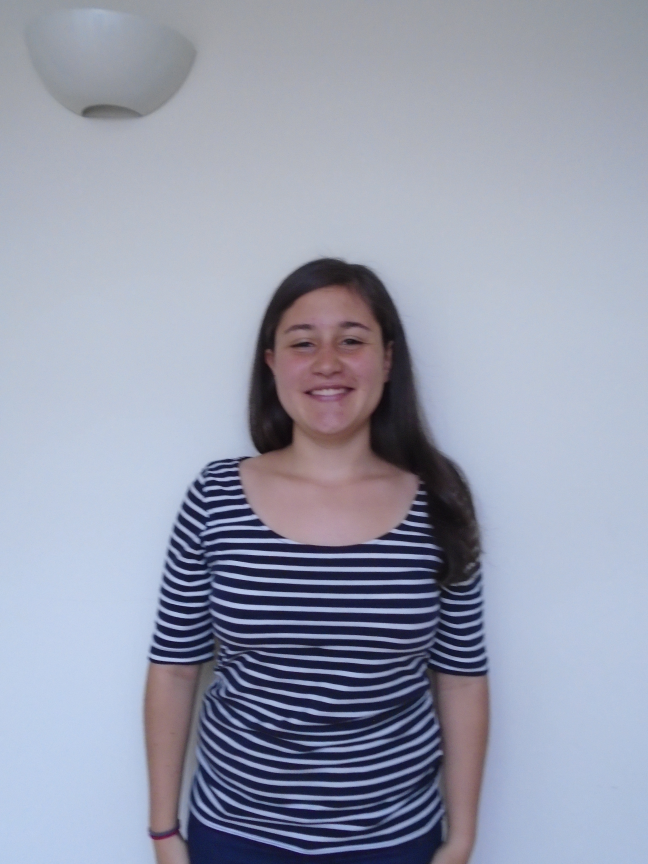
%> input picture lab3_hybrid/ma.JPG, 1944 x 2592 px (shown at 1/3 size)
$ octave Bravo_Lab3_hybrids.m   (GNU Octave 9; MATLAB toolbox functions it lacks are replaced by stand-ins)
%> lines starting %> are read from the running program, lines starting %| are printed output that depends on the picture
close all; clear all;

MA=im2double(imread('ma.JPG'));
JA=im2double(imread('ja.JPG'));
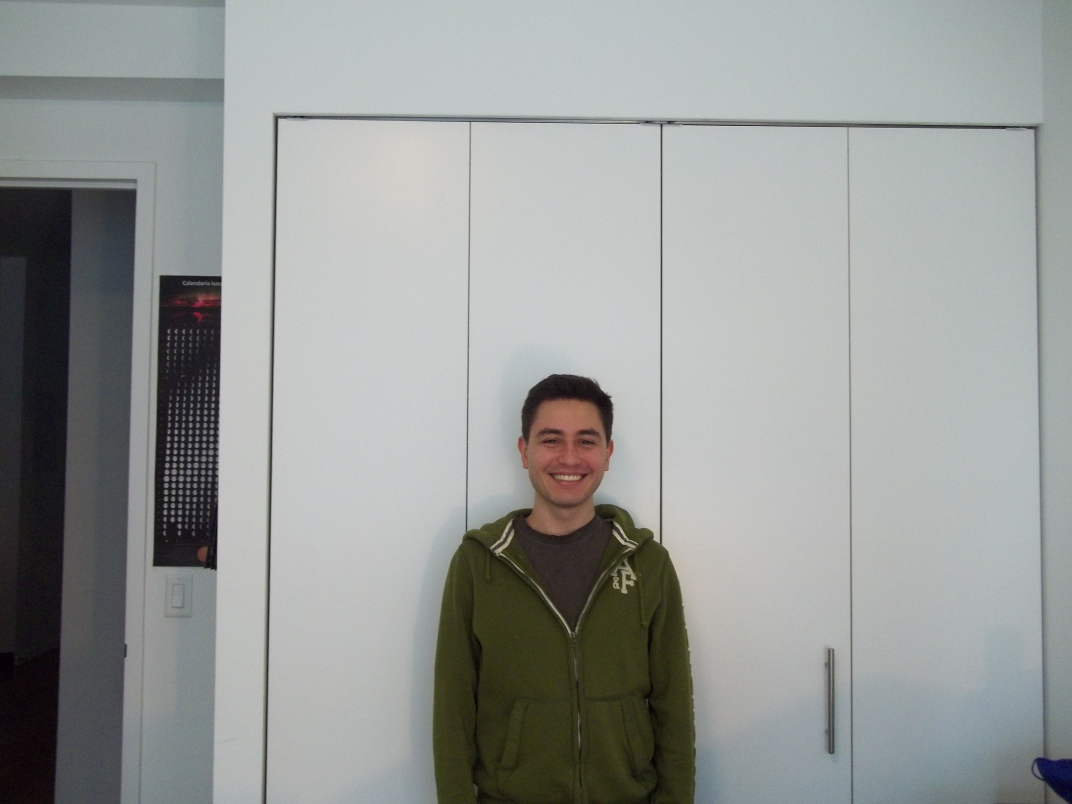
%> input picture lab3_hybrid/ja.JPG, 4288 x 3216 px (shown at 1/4 size)

% Corto la imagenes del mismo tama駉 tomando como centro la nariz
ma = MA(1127-525:1127+524,974-450:974+449,:);
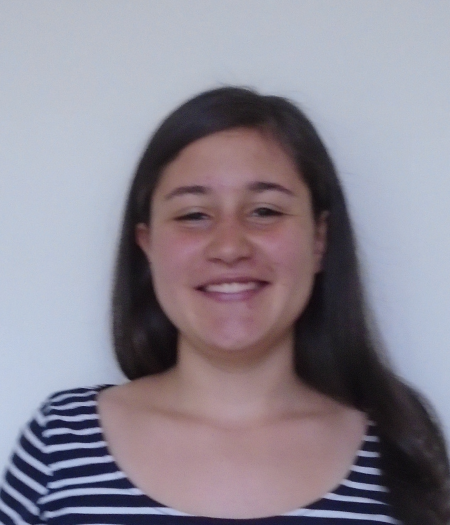
%> ma: size 1050x900x3 double (shown at 1/2 size); mean R, G, B 0.549, 0.527, 0.573
ja = JA(1851-500:1851+499,2284-400:2284+399,:);
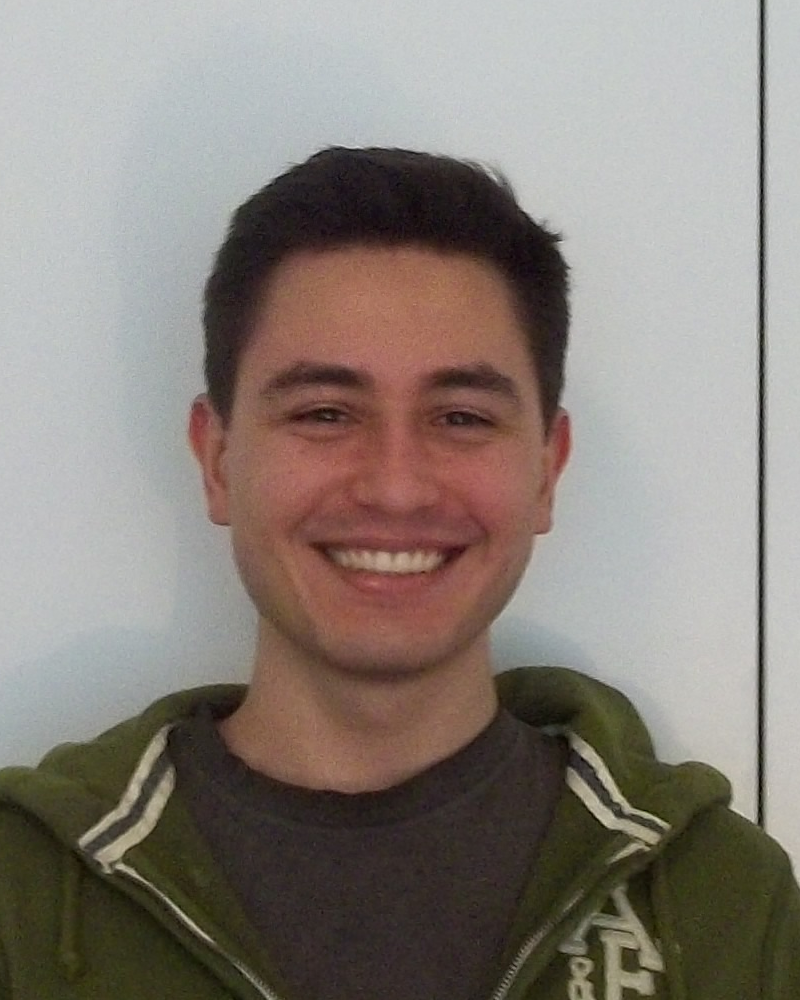
%> ja: size 1000x800x3 double; mean R, G, B 0.535, 0.502, 0.474

% Reflejo una de l醩 imagenes y modifico el tama駉 para que se vea
% mejor el efecto
ma = flipdim(imresize(ma,[1000,800]),2);
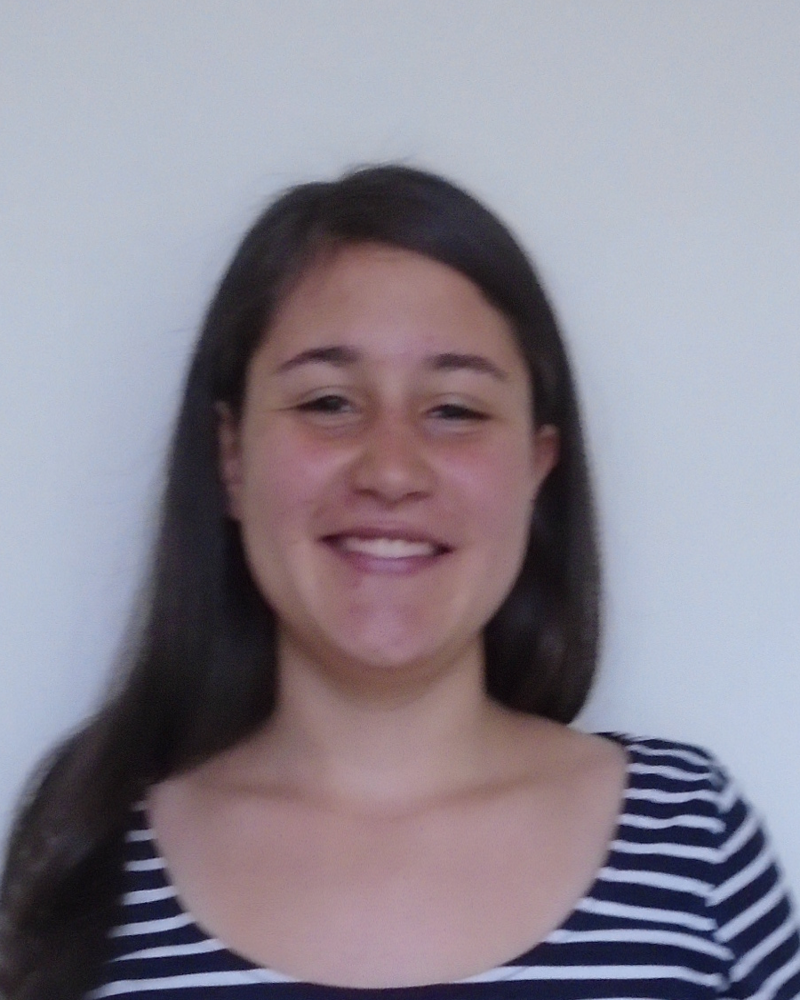
%> ma: size 1000x800x3 double; mean R, G, B 0.549, 0.527, 0.573
imwrite(ma,'newMA.tiff');
imwrite(ja,'newJA.tiff');

% Crea el filtro gaussiano
tam = 101;
g = fspecial('gaussian', tam, tam^(1.6/3));

% Crea las imagenes filtradas
a = imfilter(ma,g)*1.2;
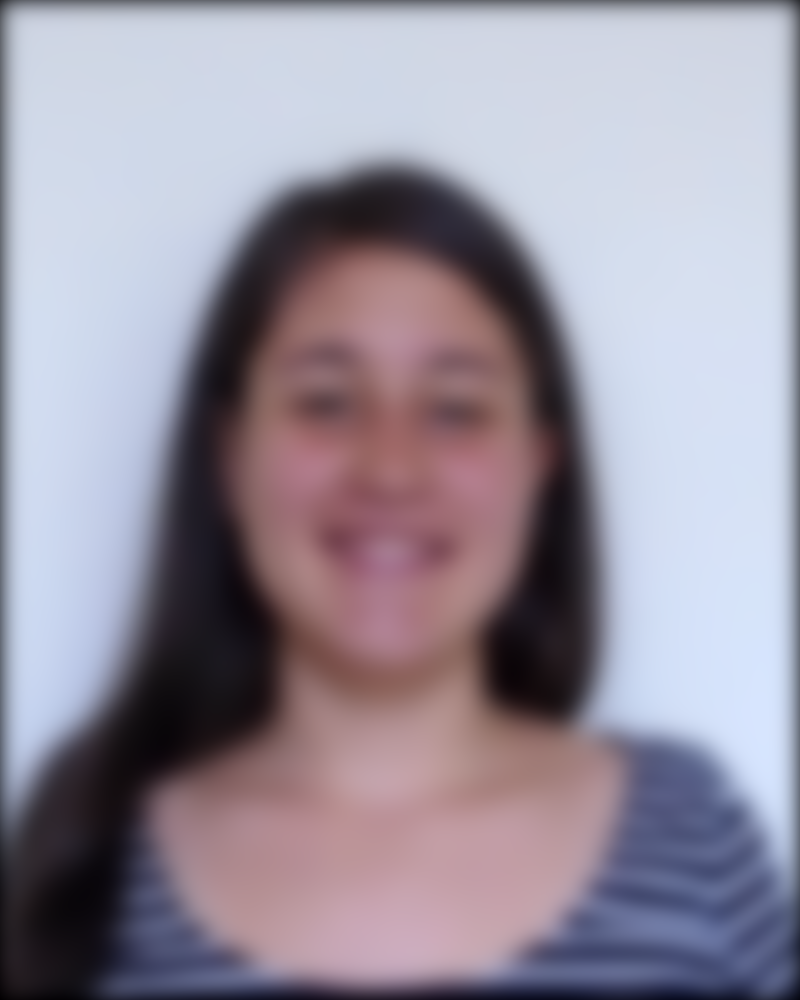
%> a: size 1000x800x3 double; mean R, G, B 0.645, 0.617, 0.671; drawn with min black and max white
%> (the run ends here)
